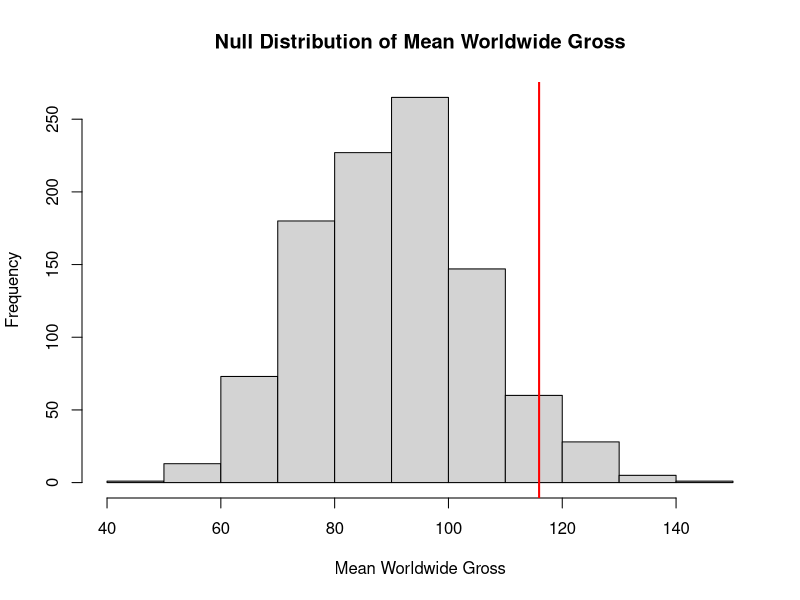
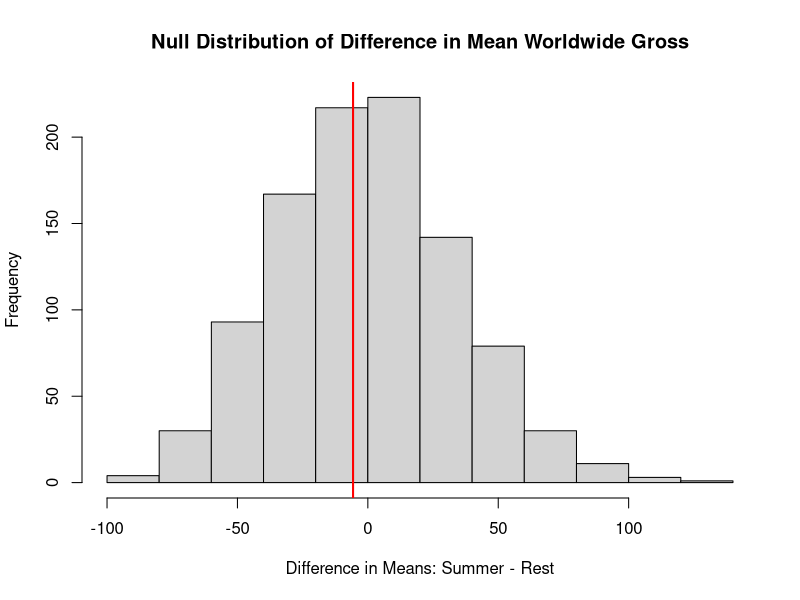
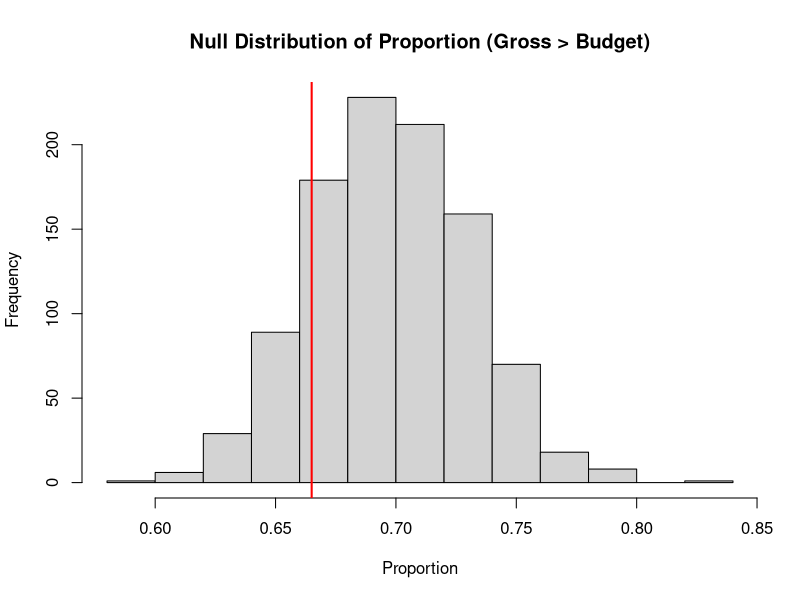
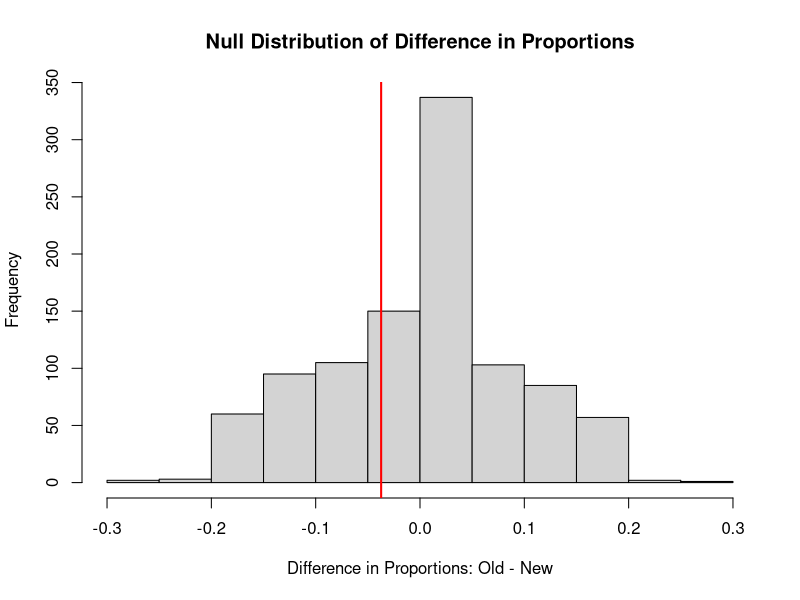

Source code (R) for these figures, in order:
## ---- chunk 1
library(tidyverse)

set.seed(67)

df <- read.csv("../data/raw/movie_boxoffice-1.csv")

df_clean <- distinct(df)

sample_200 <- df_clean %>%
  sample_n(size = 200)
## ---- chunk 2
obs_mean <- mean(sample_200$Worldwide_Gross, na.rm = TRUE)
obs_mean
# simulation / resampling method
B <- 1000

null_means <- replicate(B, {
  null_sample <- sample_200$Worldwide_Gross - obs_mean + 90
  mean(sample(null_sample, size = 200, replace = TRUE), na.rm = TRUE)
})

hist(null_means,
     main = "Null Distribution of Mean Worldwide Gross",
     xlab = "Mean Worldwide Gross")

abline(v = obs_mean, col = "red", lwd = 2)

p_value_sim <- mean(abs(null_means - 90) >= abs(obs_mean - 90))
p_value_sim
## ---- chunk 3
# theoretical method
n <- sum(!is.na(sample_200$Worldwide_Gross))
s <- sd(sample_200$Worldwide_Gross, na.rm = TRUE)
se <- s / sqrt(n)

z <- (obs_mean - 90) / se
z

p_value_theory <- 2 * pnorm(abs(z), lower.tail = FALSE)
p_value_theory

# built-in function
t.test(sample_200$Worldwide_Gross, mu = 90)
## ---- chunk 4
summer <- sample_200 %>% 
  filter(Month %in% c("Jun", "Jul", "Aug"))
rest <- sample_200 %>% 
  filter(!(Month %in% c("Jun", "Jul", "Aug")))

obs_diff <- mean(summer$Worldwide_Gross, na.rm = TRUE) -
            mean(rest$Worldwide_Gross, na.rm = TRUE)
obs_diff
B <- 1000

null_diffs <- replicate(B, {
  shuffled <- sample(sample_200$Worldwide_Gross)
  
  summer_sim <- shuffled[sample_200$Month %in% c("Jun","Jul","Aug")]
  rest_sim <- shuffled[!(sample_200$Month %in% c("Jun","Jul","Aug"))]
  
  mean(summer_sim, na.rm = TRUE) - mean(rest_sim, na.rm = TRUE)
})

hist(null_diffs,
     main = "Null Distribution of Difference in Mean Worldwide Gross",
     xlab = "Difference in Means: Summer - Rest")

abline(v = obs_diff, col = "red", lwd = 2)

p_value_sim <- mean(null_diffs >= obs_diff)
p_value_sim

## ---- chunk 5
# theoretical method
n_summer <- sum(!is.na(summer$Worldwide_Gross))
n_rest <- sum(!is.na(rest$Worldwide_Gross))

s_summer <- sd(summer$Worldwide_Gross, na.rm = TRUE)
s_rest <- sd(rest$Worldwide_Gross, na.rm = TRUE)

se <- sqrt((s_summer^2 / n_summer) + (s_rest^2 / n_rest))

z <- obs_diff / se
z

p_value_theory <- pnorm(z, lower.tail = FALSE)
p_value_theory

# built-in function
t.test(summer$Worldwide_Gross,
       rest$Worldwide_Gross,
       alternative = "greater")
## ---- chunk 6
# observed proportion
phat <- mean(sample_200$Worldwide_Gross > sample_200$Budget, na.rm = TRUE)
phat

# simulation / resampling method
B <- 1000

null_props <- replicate(B, {
  mean(sample(c(TRUE, FALSE),
              size = 200,
              replace = TRUE,
              prob = c(0.7, 0.3)))
})

hist(null_props,
     main = "Null Distribution of Proportion (Gross > Budget)",
     xlab = "Proportion")

abline(v = phat, col = "red", lwd = 2)

p_value_sim <- mean(abs(null_props - 0.7) >= abs(phat - 0.7))
p_value_sim
## ---- chunk 7
# theoretical method
n <- 200
p0 <- 0.7

se <- sqrt(p0 * (1 - p0) / n)

z <- (phat - p0) / se
z

p_value_theory <- 2 * pnorm(abs(z), lower.tail = FALSE)
p_value_theory

# built-in
prop.test(sum(sample_200$Worldwide_Gross > sample_200$Budget, na.rm = TRUE),
          n,
          p = 0.7)
## ---- chunk 8
old <- sample_200 %>% filter(Year >= 1980 & Year <= 1999)
new <- sample_200 %>% filter(Year >= 2000 & Year <= 2018)

p_old <- mean(old$Worldwide_Gross > old$Budget, na.rm = TRUE)
p_new <- mean(new$Worldwide_Gross > new$Budget, na.rm = TRUE)

obs_diff <- p_old - p_new
obs_diff

# simulation / resampling method
B <- 1000

null_diffs <- replicate(B, {
  shuffled <- sample(sample_200$Worldwide_Gross > sample_200$Budget)
  
  old_sim <- shuffled[sample_200$Year >= 1980 & sample_200$Year <= 1999]
  new_sim <- shuffled[sample_200$Year >= 2000 & sample_200$Year <= 2018]
  
  mean(old_sim, na.rm = TRUE) - mean(new_sim, na.rm = TRUE)
})

hist(null_diffs,
     main = "Null Distribution of Difference in Proportions",
     xlab = "Difference in Proportions: Old - New")

abline(v = obs_diff, col = "red", lwd = 2)

# one-sided (LESS THAN)
p_value_sim <- mean(null_diffs <= obs_diff)
p_value_sim
## ---- chunk 9
# theoretical method
n_old <- sum(!is.na(old$Worldwide_Gross))
n_new <- sum(!is.na(new$Worldwide_Gross))

p_pool <- (sum(old$Worldwide_Gross > old$Budget, na.rm = TRUE) +
           sum(new$Worldwide_Gross > new$Budget, na.rm = TRUE)) / (n_old + n_new)

se <- sqrt(p_pool * (1 - p_pool) * (1/n_old + 1/n_new))

z <- obs_diff / se
z

# one-sided (LESS THAN)
p_value_theory <- pnorm(z, lower.tail = TRUE)
p_value_theory

# built-in
prop.test(c(sum(old$Worldwide_Gross > old$Budget, na.rm = TRUE),
            sum(new$Worldwide_Gross > new$Budget, na.rm = TRUE)),
          c(n_old, n_new),
          alternative = "less")
